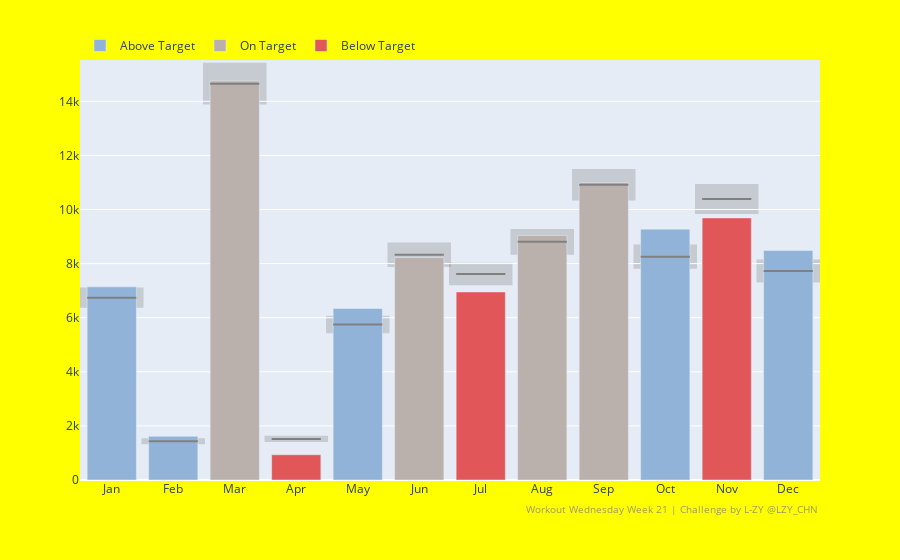

The code cell stored with this chart in its notebook:
### Code cell
import plotly.express as px
import plotly.graph_objects as go

tolerence = 0.05
lower = data_grouped['Target Profit'] * (1 - tolerence)
upper = data_grouped['Target Profit'] * (1 + tolerence)
labels = ['Above Target' if p > u else ('Below Target' if p < l else 'On Target')
          for p, l, u in zip(data_grouped['Profit'], lower, upper)]

data_px = data_grouped.reset_index()
data_px['labels'] = labels
data_px['month'] = ['Jan', 'Feb', 'Mar', 'Apr', 'May', 'Jun',
                    'Jul', 'Aug', 'Sep', 'Oct', 'Nov', 'Dec']
data_px['profit diff'] = (data_px['Profit'] - data_px['Target Profit']) / data_px['Target Profit']
color_maps = {'Above Target': '#91B3D7',
              'On Target': '#BAB0AC',
              'Below Target': '#E15759'
             }

fig = px.bar(data_px, x='Order Date', y='Profit', color='labels',
             color_discrete_map=color_maps,
            ) # This includes three traces

# We need to update the customdata for each traces of different colors
for l, c in color_maps.items():
    fig.update_traces(
        selector=dict(marker_color=c),
        customdata=data_px.loc[:,['month', 'Profit', 'profit diff', 'Target Profit', 'labels']].query('labels==@l'),
        hovertemplate=('<b>%{customdata[0]} 2023</b><br>'
                       'Profit: <b>$%{customdata[1]:,.0f}</b><br>'
                       '%{customdata[2]:.0%} difference from Target ($%{customdata[3]:,.0f})<extra></extra>'),
        hoverlabel=dict(bgcolor='white'),
    )

for m, t, l, u in zip(data_px['Order Date'], data_px['Target Profit'], lower, upper):
    fig.add_shape(
        type='line',
        x0=m-0.4, y0=t, x1=m+0.4, y1=t,
        line_color='gray'
    )
    fig.add_shape(
        type='rect',
        x0=m-0.5, y0=l, x1=m+0.5, y1=u,
        line_color='gray',
        fillcolor='gray',
        opacity=0.3,
        layer='below',
    )

fig.update_layout(
    paper_bgcolor='yellow',
    height=600,
    legend=dict(orientation='h',
                yanchor='bottom',
                xanchor='left',
                x=0, y=1,
                title_text='',
               ),
    # margin=dict(b=5, t=5, l=5, r=10),
)
fig.update_xaxes(
    tickvals=data_px['Order Date'],
    ticktext=data_px['month'],
    title_text='',
)
fig.update_yaxes(
    title_text='',
)

fig.add_annotation(
    text='Workout Wednesday Week 21 | Challenge by L-ZY @LZY_CHN',
    x=1, y=0,
    yshift=-20,
    xref='paper', yref='paper',
    xanchor='right', yanchor='top',
    showarrow=False,
    font=dict(color='gray', size=10),
    opacity=0.8,
)

fig.show()

### Figure 1 — Plotly figure (JSON) as saved in the notebook; plotly's stock layout.template omitted (floating-point values rounded to 4 significant figures)
{"data": [{"alignmentgroup": "True", "customdata": [["Jan", 7140.0, 0.05904, 6742.0, "Above Target"], ["Feb", 1614.0, 0.1276, 1431.0, "Above Target"], ["May", 6343.0, 0.1039, 5746.0, "Above Target"], ["Oct", 9275.0, 0.1231, 8258.0, "Above Target"], ["Dec", 8483.0, 0.09794, 7727.0, "Above Target"]], "hoverlabel": {"bgcolor": "white"}, "hovertemplate": "<b>%{customdata[0]} 2023</b><br>Profit: <b>$%{customdata[1]:,.0f}</b><br>%{customdata[2]:.0%} difference from Target ($%{customdata[3]:,.0f})<extra></extra>", "legendgroup": "Above Target", "marker": {"color": "#91B3D7", "pattern": {"shape": ""}}, "name": "Above Target", "offsetgroup": "Above Target", "orientation": "v", "showlegend": true, "textposition": "auto", "type": "bar", "x": [1, 2, 5, 10, 12], "xaxis": "x", "y": [7140.0, 1614.0, 6343.0, 9275.0, 8483.0], "yaxis": "y"}, {"alignmentgroup": "True", "customdata": [["Mar", 14750.0, 0.006698, 14650.0, "On Target"], ["Jun", 8223.0, -0.01288, 8331.0, "On Target"], ["Aug", 9041.0, 0.02689, 8804.0, "On Target"], ["Sep", 10990.0, 0.006934, 10920.0, "On Target"]], "hoverlabel": {"bgcolor": "white"}, "hovertemplate": "<b>%{customdata[0]} 2023</b><br>Profit: <b>$%{customdata[1]:,.0f}</b><br>%{customdata[2]:.0%} difference from Target ($%{customdata[3]:,.0f})<extra></extra>", "legendgroup": "On Target", "marker": {"color": "#BAB0AC", "pattern": {"shape": ""}}, "name": "On Target", "offsetgroup": "On Target", "orientation": "v", "showlegend": true, "textposition": "auto", "type": "bar", "x": [3, 6, 8, 9], "xaxis": "x", "y": [14750.0, 8223.0, 9041.0, 10990.0], "yaxis": "y"}, {"alignmentgroup": "True", "customdata": [["Apr", 933.3, -0.3856, 1519.0, "Below Target"], ["Jul", 6953.0, -0.08725, 7617.0, "Below Target"], ["Nov", 9690.0, -0.06736, 10390.0, "Below Target"]], "hoverlabel": {"bgcolor": "white"}, "hovertemplate": "<b>%{customdata[0]} 2023</b><br>Profit: <b>$%{customdata[1]:,.0f}</b><br>%{customdata[2]:.0%} difference from Target ($%{customdata[3]:,.0f})<extra></extra>", "legendgroup": "Below Target", "marker": {"color": "#E15759", "pattern": {"shape": ""}}, "name": "Below Target", "offsetgroup": "Below Target", "orientation": "v", "showlegend": true, "textposition": "auto", "type": "bar", "x": [4, 7, 11], "xaxis": "x", "y": [933.3, 6953.0, 9690.0], "yaxis": "y"}], "layout": {"annotations": [{"font": {"color": "gray", "size": 10}, "opacity": 0.8, "showarrow": false, "text": "Workout Wednesday Week 21 | Challenge by L-ZY @LZY_CHN", "x": 1, "xanchor": "right", "xref": "paper", "y": 0, "yanchor": "top", "yref": "paper", "yshift": -20}], "autosize": true, "barmode": "relative", "legend": {"orientation": "h", "title": {"text": ""}, "tracegroupgap": 0, "x": 0, "xanchor": "left", "y": 1, "yanchor": "bottom"}, "margin": {"t": 60}, "paper_bgcolor": "yellow", "shapes": [{"line": {"color": "gray"}, "type": "line", "x0": 0.6, "x1": 1.4, "y0": 6742.0, "y1": 6742.0}, {"fillcolor": "gray", "layer": "below", "line": {"color": "gray"}, "opacity": 0.3, "type": "rect", "x0": 0.5, "x1": 1.5, "y0": 6405.0, "y1": 7079.0}, {"line": {"color": "gray"}, "type": "line", "x0": 1.6, "x1": 2.4, "y0": 1431.0, "y1": 1431.0}, {"fillcolor": "gray", "layer": "below", "line": {"color": "gray"}, "opacity": 0.3, "type": "rect", "x0": 1.5, "x1": 2.5, "y0": 1360.0, "y1": 1503.0}, {"line": {"color": "gray"}, "type": "line", "x0": 2.6, "x1": 3.4, "y0": 14650.0, "y1": 14650.0}, {"fillcolor": "gray", "layer": "below", "line": {"color": "gray"}, "opacity": 0.3, "type": "rect", "x0": 2.5, "x1": 3.5, "y0": 13920.0, "y1": 15390.0}, {"line": {"color": "gray"}, "type": "line", "x0": 3.6, "x1": 4.4, "y0": 1519.0, "y1": 1519.0}, {"fillcolor": "gray", "layer": "below", "line": {"color": "gray"}, "opacity": 0.3, "type": "rect", "x0": 3.5, "x1": 4.5, "y0": 1443.0, "y1": 1595.0}, {"line": {"color": "gray"}, "type": "line", "x0": 4.6, "x1": 5.4, "y0": 5746.0, "y1": 5746.0}, {"fillcolor": "gray", "layer": "below", "line": {"color": "gray"}, "opacity": 0.3, "type": "rect", "x0": 4.5, "x1": 5.5, "y0": 5458.0, "y1": 6033.0}, {"line": {"color": "gray"}, "type": "line", "x0": 5.6, "x1": 6.4, "y0": 8331.0, "y1": 8331.0}, {"fillcolor": "gray", "layer": "below", "line": {"color": "gray"}, "opacity": 0.3, "type": "rect", "x0": 5.5, "x1": 6.5, "y0": 7914.0, "y1": 8747.0}, {"line": {"color": "gray"}, "type": "line", "x0": 6.6, "x1": 7.4, "y0": 7617.0, "y1": 7617.0}, {"fillcolor": "gray", "layer": "below", "line": {"color": "gray"}, "opacity": 0.3, "type": "rect", "x0": 6.5, "x1": 7.5, "y0": 7236.0, "y1": 7998.0}, {"line": {"color": "gray"}, "type": "line", "x0": 7.6, "x1": 8.4, "y0": 8804.0, "y1": 8804.0}, {"fillcolor": "gray", "layer": "below", "line": {"color": "gray"}, "opacity": 0.3, "type": "rect", "x0": 7.5, "x1": 8.5, "y0": 8364.0, "y1": 9244.0}, {"line": {"color": "gray"}, "type": "line", "x0": 8.6, "x1": 9.4, "y0": 10920.0, "y1": 10920.0}, {"fillcolor": "gray", "layer": "below", "line": {"color": "gray"}, "opacity": 0.3, "type": "rect", "x0": 8.5, "x1": 9.5, "y0": 10370.0, "y1": 11460.0}, {"line": {"color": "gray"}, "type": "line", "x0": 9.6, "x1": 10.4, "y0": 8258.0, "y1": 8258.0}, {"fillcolor": "gray", "layer": "below", "line": {"color": "gray"}, "opacity": 0.3, "type": "rect", "x0": 9.5, "x1": 10.5, "y0": 7846.0, "y1": 8671.0}, {"line": {"color": "gray"}, "type": "line", "x0": 10.6, "x1": 11.4, "y0": 10390.0, "y1": 10390.0}, {"fillcolor": "gray", "layer": "below", "line": {"color": "gray"}, "opacity": 0.3, "type": "rect", "x0": 10.5, "x1": 11.5, "y0": 9871.0, "y1": 10910.0}, {"line": {"color": "gray"}, "type": "line", "x0": 11.6, "x1": 12.4, "y0": 7727.0, "y1": 7727.0}, {"fillcolor": "gray", "layer": "below", "line": {"color": "gray"}, "opacity": 0.3, "type": "rect", "x0": 11.5, "x1": 12.5, "y0": 7340.0, "y1": 8113.0}], "xaxis": {"anchor": "y", "autorange": true, "domain": [0, 1], "range": [0.4841, 12.52], "ticktext": ["Jan", "Feb", "Mar", "Apr", "May", "Jun", "Jul", "Aug", "Sep", "Oct", "Nov", "Dec"], "tickvals": [1, 2, 3, 4, 5, 6, 7, 8, 9, 10, 11, 12], "title": {"text": ""}, "type": "linear"}, "yaxis": {"anchor": "x", "autorange": true, "domain": [0, 1], "range": [0, 15530.0], "title": {"text": ""}, "type": "linear"}}}
